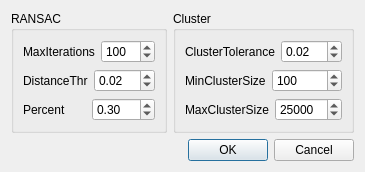
<?xml version="1.0" encoding="UTF-8"?>
<ui version="4.0">
 <class>EuclideanClusterDialog</class>
 <widget class="QDialog" name="EuclideanClusterDialog">
  <property name="geometry">
   <rect>
    <x>0</x>
    <y>0</y>
    <width>364</width>
    <height>157</height>
   </rect>
  </property>
  <property name="windowTitle">
   <string>EuclideanCluster</string>
  </property>
  <layout class="QGridLayout" name="gridLayout_3">
   <item row="0" column="0">
    <widget class="QGroupBox" name="groupBox">
     <property name="title">
      <string>RANSAC</string>
     </property>
     <layout class="QGridLayout" name="gridLayout">
      <item row="0" column="0">
       <layout class="QHBoxLayout" name="horizontalLayout">
        <item>
         <widget class="QLabel" name="label">
          <property name="text">
           <string>MaxIterations</string>
          </property>
         </widget>
        </item>
        <item>
         <widget class="QSpinBox" name="maxIterationsSpinBox">
          <property name="maximum">
           <number>1000</number>
          </property>
          <property name="value">
           <number>100</number>
          </property>
         </widget>
        </item>
       </layout>
      </item>
      <item row="1" column="0">
       <layout class="QHBoxLayout" name="horizontalLayout_2">
        <item>
         <widget class="QLabel" name="label_2">
          <property name="text">
           <string>DistanceThr</string>
          </property>
         </widget>
        </item>
        <item>
         <widget class="QDoubleSpinBox" name="distanceThrDoubleSpinBox">
          <property name="minimum">
           <double>0.010000000000000</double>
          </property>
          <property name="maximum">
           <double>1.000000000000000</double>
          </property>
          <property name="singleStep">
           <double>0.010000000000000</double>
          </property>
          <property name="value">
           <double>0.020000000000000</double>
          </property>
         </widget>
        </item>
       </layout>
      </item>
      <item row="2" column="0">
       <layout class="QHBoxLayout" name="horizontalLayout_3">
        <item>
         <widget class="QLabel" name="label_3">
          <property name="text">
           <string>Percent</string>
          </property>
         </widget>
        </item>
        <item>
         <widget class="QDoubleSpinBox" name="percentDoubleSpinBox">
          <property name="minimum">
           <double>0.100000000000000</double>
          </property>
          <property name="maximum">
           <double>0.900000000000000</double>
          </property>
          <property name="singleStep">
           <double>0.100000000000000</double>
          </property>
          <property name="value">
           <double>0.300000000000000</double>
          </property>
         </widget>
        </item>
       </layout>
      </item>
     </layout>
    </widget>
   </item>
   <item row="0" column="1">
    <widget class="QGroupBox" name="groupBox_2">
     <property name="title">
      <string>Cluster</string>
     </property>
     <layout class="QGridLayout" name="gridLayout_2">
      <item row="0" column="0">
       <layout class="QHBoxLayout" name="horizontalLayout_4">
        <item>
         <widget class="QLabel" name="label_4">
          <property name="text">
           <string>ClusterTolerance</string>
          </property>
         </widget>
        </item>
        <item>
         <widget class="QDoubleSpinBox" name="clusterToleranceDoubleSpinBox">
          <property name="minimum">
           <double>0.010000000000000</double>
          </property>
          <property name="maximum">
           <double>1.000000000000000</double>
          </property>
          <property name="singleStep">
           <double>0.010000000000000</double>
          </property>
          <property name="value">
           <double>0.020000000000000</double>
          </property>
         </widget>
        </item>
       </layout>
      </item>
      <item row="1" column="0">
       <layout class="QHBoxLayout" name="horizontalLayout_5">
        <item>
         <widget class="QLabel" name="label_5">
          <property name="text">
           <string>MinClusterSize</string>
          </property>
         </widget>
        </item>
        <item>
         <widget class="QSpinBox" name="minClusterSizeSpinBox">
          <property name="maximum">
           <number>10000</number>
          </property>
          <property name="singleStep">
           <number>10</number>
          </property>
          <property name="value">
           <number>100</number>
          </property>
         </widget>
        </item>
       </layout>
      </item>
      <item row="2" column="0">
       <layout class="QHBoxLayout" name="horizontalLayout_6">
        <item>
         <widget class="QLabel" name="label_6">
          <property name="text">
           <string>MaxClusterSize</string>
          </property>
         </widget>
        </item>
        <item>
         <widget class="QSpinBox" name="maxClusterSizeSpinBox">
          <property name="maximum">
           <number>1000000</number>
          </property>
          <property name="singleStep">
           <number>10</number>
          </property>
          <property name="value">
           <number>25000</number>
          </property>
         </widget>
        </item>
       </layout>
      </item>
     </layout>
    </widget>
   </item>
   <item row="1" column="0">
    <spacer name="horizontalSpacer">
     <property name="orientation">
      <enum>Qt::Horizontal</enum>
     </property>
     <property name="sizeHint" stdset="0">
      <size>
       <width>155</width>
       <height>20</height>
      </size>
     </property>
    </spacer>
   </item>
   <item row="1" column="1">
    <widget class="QDialogButtonBox" name="buttonBox">
     <property name="orientation">
      <enum>Qt::Horizontal</enum>
     </property>
     <property name="standardButtons">
      <set>QDialogButtonBox::Cancel|QDialogButtonBox::Ok</set>
     </property>
    </widget>
   </item>
  </layout>
 </widget>
 <resources/>
 <connections>
  <connection>
   <sender>buttonBox</sender>
   <signal>accepted()</signal>
   <receiver>EuclideanClusterDialog</receiver>
   <slot>accept()</slot>
   <hints>
    <hint type="sourcelabel">
     <x>248</x>
     <y>254</y>
    </hint>
    <hint type="destinationlabel">
     <x>157</x>
     <y>274</y>
    </hint>
   </hints>
  </connection>
  <connection>
   <sender>buttonBox</sender>
   <signal>rejected()</signal>
   <receiver>EuclideanClusterDialog</receiver>
   <slot>reject()</slot>
   <hints>
    <hint type="sourcelabel">
     <x>316</x>
     <y>260</y>
    </hint>
    <hint type="destinationlabel">
     <x>286</x>
     <y>274</y>
    </hint>
   </hints>
  </connection>
 </connections>
</ui>
